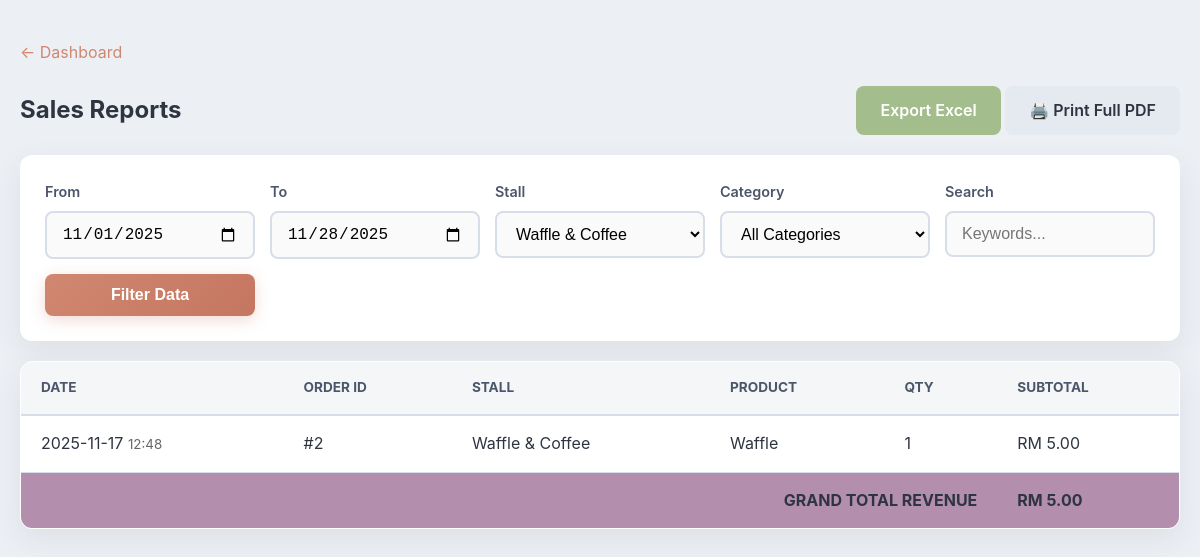
The page /pages/reports.php?stall_id=2 (signed in) on the database as committed earlier.
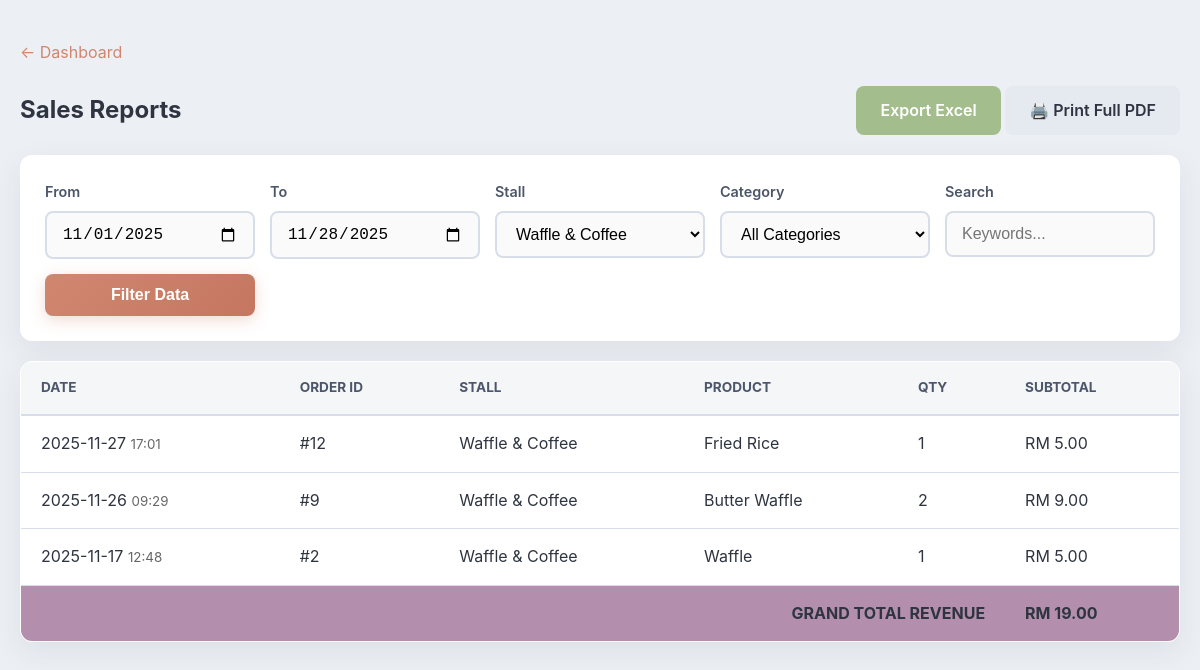
The same page on the database as committed later.
### tables this page shows
CREATE TABLE `orders` (
  `OrderId` int(11) NOT NULL,
  `PaymentId` int(11) NOT NULL,
  `UserId` int(11) NOT NULL,
  `StallId` int(11) NOT NULL,
  `Status` enum('pending','preparing','ready','cancelled') NOT NULL DEFAULT 'pending',
  `Notes` text DEFAULT NULL,
  `CreatedAt` datetime NOT NULL DEFAULT current_timestamp()
);

CREATE TABLE `stalls` (
  `StallId` int(11) NOT NULL,
  `StaffId` int(11) NOT NULL,
  `StallName` varchar(100) NOT NULL,
  `Description` text DEFAULT NULL,
  `IsAvailable` tinyint(1) NOT NULL DEFAULT 1,
  `CreatedAt` datetime NOT NULL DEFAULT current_timestamp(),
  `LogoUrl` varchar(255) DEFAULT NULL
);

CREATE TABLE `products` (
  `ProductId` int(11) NOT NULL,
  `StallId` int(11) NOT NULL,
  `CategoryId` int(11) DEFAULT NULL,
  `ProductName` varchar(150) NOT NULL,
  `Description` text DEFAULT NULL,
  `UnitPrice` decimal(10,2) NOT NULL,
  `IsAvailable` tinyint(1) NOT NULL DEFAULT 1,
  `IsUnlimitedStock` tinyint(1) NOT NULL DEFAULT 0,
  `Stock` int(11) NOT NULL DEFAULT 0
);

CREATE TABLE `orderitems` (
  `OrderListId` int(11) NOT NULL,
  `OrderId` int(11) NOT NULL,
  `ProductId` int(11) NOT NULL,
  `Quantity` int(11) NOT NULL,
  `Subtotal` decimal(10,2) NOT NULL,
  `Note` text DEFAULT NULL,
  `PickupTime` datetime DEFAULT NULL,
  `Status` enum('pending','preparing','ready','cancelled') NOT NULL DEFAULT 'pending'
);

### pages/reports.php (the view, shortened to what this page needs)
<?php
include '../configs/db.php';
$stalls = $db->query("SELECT StallId, StallName FROM stalls")->fetchAll(PDO::FETCH_KEY_PAIR);
$startDate = $_GET['start_date'] ?? date('Y-m-01');
$endDate = $_GET['end_date'] ?? date('Y-m-d');
$search = $_GET['search'] ?? '';
$filterStall = $_GET['stall_id'] ?? '';
$baseWhere = "WHERE DATE(o.CreatedAt) BETWEEN :start AND :end";
$params = [':start' => $startDate, ':end' => $endDate];
if (!empty($filterStall)) {
    $baseWhere .= " AND o.StallId = :sid";
    $params[':sid'] = $filterStall;
}
    ?>
    <?php
$countSql = "SELECT COUNT(*) as total_records, SUM(ol.Subtotal) as grand_total
             FROM orders o
             JOIN orderitems ol ON o.OrderId = ol.OrderId
             JOIN products p ON ol.ProductId = p.ProductId
             JOIN stalls s ON o.StallId = s.StallId
             JOIN users u ON o.UserId = u.UserId
             LEFT JOIN categories c ON p.CategoryId = c.CategoryId
             $baseWhere";
$stmtCount = $db->prepare($countSql);
$stmtCount->execute($params);
$totals = $stmtCount->fetch(PDO::FETCH_ASSOC);
$grandTotalRevenue = $totals['grand_total'] ?? 0;
$page = isset($_GET['page']) ? max(1, intval($_GET['page'])) : 1;
$limit = 10;
$offset = ($page - 1) * $limit;
$sql = "SELECT o.OrderId, o.CreatedAt, s.StallName, c.CategoryName, p.ProductName, ol.Quantity, ol.Subtotal, u.Name as CustomerName
        FROM orders o
        JOIN orderitems ol ON o.OrderId = ol.OrderId
        JOIN products p ON ol.ProductId = p.ProductId
        JOIN stalls s ON o.StallId = s.StallId
        JOIN users u ON o.UserId = u.UserId
        LEFT JOIN categories c ON p.CategoryId = c.CategoryId
        $baseWhere
        ORDER BY o.CreatedAt DESC";
if (!isset($_GET['export'])) {
    $sql .= " LIMIT $limit OFFSET $offset";
}
$stmt = $db->prepare($sql);
$stmt->execute($params);
$reportData = $stmt->fetchAll(PDO::FETCH_ASSOC);
?>
<!DOCTYPE html>
<html lang="en">
<head>
    <link rel="stylesheet" href="../assets/css/aurora_theme.css">
</head>
<body>
    <div class="container">
        <div style="margin-bottom: 20px;">
            <a href="admin_dashboard.php">&larr; Dashboard</a>
        </div>
        <div style="display:flex; justify-content:space-between; align-items:center; margin-bottom:20px;">
            <h2 style="margin:0;">Sales Reports</h2>
            <div>
                 <a href="?<?php echo http_build_query(array_merge($_GET, ['export' => 'excel'])); ?>" class="btn" style="background:#A3BE8C; color:white;">Export Excel</a>
                 <a href="?<?php echo http_build_query(array_merge($_GET, ['print_view' => '1'])); ?>" target="_blank" class="btn btn-secondary">🖨️ Print Full PDF</a>
            </div>
        </div>
        <form method="GET" action="" class="filter-bar form-group" style="display:grid; grid-template-columns: repeat(auto-fit, minmax(180px, 1fr)); gap: 15px;">
            <div><label>From</label><input type="date" name="start_date" value="<?php echo $startDate; ?>"></div>
            <div><label>To</label><input type="date" name="end_date" value="<?php echo $endDate; ?>"></div>
            <div><label>Stall</label>
                <select name="stall_id">
                    <?php foreach($stalls as $id => $name): echo "<option value='$id' " . ($filterStall == $id ? 'selected' : '') . ">$name</option>"; endforeach; ?>
                </select>
            </div>
            <div><label>Category</label>
                <select name="category_id">
                    <option value="">All Categories</option>
                </select>
            </div>
            <div><label>Search</label><input type="text" name="search" value="<?php echo htmlspecialchars($search); ?>" placeholder="Keywords..."></div>
            <div style="display:flex; align-items:flex-end;"><button type="submit" class="btn btn-primary" style="width:100%;">Filter Data</button></div>
        </form>
        <div class="table-container">
            <table>
                <thead>
                    <tr>
                        <th>Date</th><th>Order ID</th><th>Stall</th><th>Product</th><th>Qty</th><th>Subtotal</th>
                    </tr>
                </thead>
                <tbody>
                    <?php if (empty($reportData)): ?>
                        <tr><td colspan="6" style="text-align:center; padding: 30px;">No records found.</td></tr>
                    <?php else: ?>
                        <?php foreach ($reportData as $row): ?>
                        <tr>
                            <td><?php echo date('Y-m-d', strtotime($row['CreatedAt'])); ?> <small style="color:#666"><?php echo date('H:i', strtotime($row['CreatedAt'])); ?></small></td>
                            <td>#<?php echo $row['OrderId']; ?></td>
                            <td><?php echo htmlspecialchars($row['StallName']); ?></td>
                            <td><?php echo htmlspecialchars($row['ProductName']); ?></td>
                            <td><?php echo $row['Quantity']; ?></td>
                            <td>RM <?php echo number_format($row['Subtotal'], 2); ?></td>
                        </tr>
                        <?php endforeach; ?>
                        <tr style="background:#B48EAD; color:white;">
                            <td colspan="5" style="text-align:right; font-weight:bold;">GRAND TOTAL REVENUE</td>
                            <td style="font-weight:bold;">RM <?php echo number_format($grandTotalRevenue, 2); ?></td>
                        </tr>
                    <?php endif; ?>
                </tbody>
            </table>
        </div>
    </div>
</body>
</html>

### assets/css/aurora_theme.css (style rules this page uses)
:root { --aurora-red: #BF616A; --aurora-orange: #D08770; --aurora-yellow: #EBCB8B; --aurora-green: #A3BE8C; --aurora-purple: #B48EAD; --bg-body: #ECEFF4; --bg-card: #FFFFFF; --text-main: #2E3440; --text-muted: #4C566A; --border-color: #D8DEE9; --radius-sm: 8px; --radius-md: 12px; --radius-lg: 16px; --shadow-soft: 0 10px 30px rgba(46, 52, 64, 0.08); --shadow-hover: 0 20px 40px rgba(46, 52, 64, 0.12); }
body { background-color: var(--bg-body); font-family: 'Inter', -apple-system, BlinkMacSystemFont, "Segoe UI", Roboto, Helvetica, Arial, sans-serif; color: var(--text-main); margin: 0; padding: 0; line-height: 1.6; }
.container { max-width: 1200px; margin: 40px auto; padding: 0 20px; }
h2, h3, h4 { color: var(--text-main); font-weight: 700; margin-top: 0; }
a { color: var(--aurora-orange); text-decoration: none; transition: color 0.2s; }
.card, .payment-container, .stat-card, .table-container, form { background: var(--bg-card); border-radius: var(--radius-md); box-shadow: var(--shadow-soft); border: 1px solid white; overflow: hidden; transition: transform 0.3s ease, box-shadow 0.3s ease; }
.btn, .btn-primary, .btn-pay, .btn-admin { display: inline-block; padding: 12px 24px; border-radius: var(--radius-sm); font-weight: 600; border: none; cursor: pointer; transition: all 0.2s ease; text-align: center; font-size: 1rem; }
.btn-primary, .btn-admin.primary { background: linear-gradient(135deg, var(--aurora-orange), #c57660); color: white; box-shadow: 0 4px 15px rgba(208, 135, 112, 0.3); }
.btn-secondary, .btn-admin { background: #E5E9F0; color: var(--text-main); }
.form-group { margin-bottom: 20px; }
label { display: block; margin-bottom: 8px; font-weight: 600; color: var(--text-muted); font-size: 0.9rem; }
input[type="text"], input[type="email"], input[type="password"], input[type="number"], input[type="date"], select, textarea, .form-control { width: 100%; padding: 12px 15px; border: 2px solid var(--border-color); border-radius: var(--radius-sm); font-size: 1rem; transition: border-color 0.2s; background: #FAFAFA; box-sizing: border-box; }
.table-container { padding: 0 !important; }
table { width: 100%; border-collapse: collapse; }
thead { background: #F4F6F8; border-bottom: 2px solid var(--border-color); }
th { padding: 15px 20px; text-align: left; font-size: 0.85rem; text-transform: uppercase; color: var(--text-muted); font-weight: 700; }
td { padding: 15px 20px; border-bottom: 1px solid var(--border-color); color: var(--text-main); }
tr:last-child td { border-bottom: none; }
.filter-bar { background: white !important; border: none !important; box-shadow: var(--shadow-soft); padding: 25px !important; }

Rows that differ between the two databases and show on the page:
added orders: CreatedAt "2025-11-27", CreatedAt "17:01", OrderId "12", StallId.StallName "Waffle & Coffee", products.ProductName "Fried Rice", orderitems.Quantity "1", orderitems.Subtotal "5.00"
added orders: CreatedAt "2025-11-26", CreatedAt "09:29", OrderId "9", StallId.StallName "Waffle & Coffee", products.ProductName "Butter Waffle", orderitems.Quantity "2", orderitems.Subtotal "9.00"
Other text that changed with them:
$grandTotalRevenue: "5.00" → "19.00"
